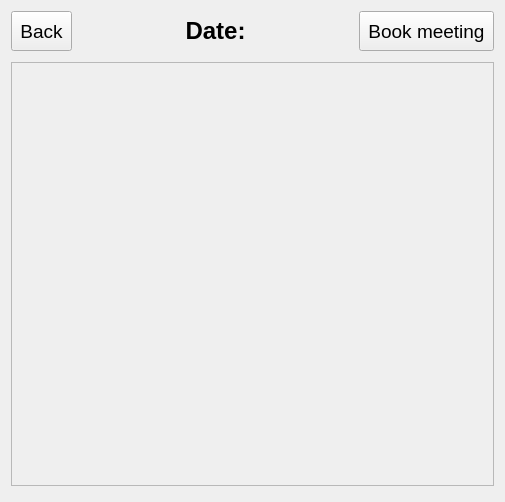
<?xml version="1.0" encoding="UTF-8"?>
<ui version="4.0">
 <class>DetailsViewDialog</class>
 <widget class="QDialog" name="DetailsViewDialog">
  <property name="geometry">
   <rect>
    <x>0</x>
    <y>0</y>
    <width>505</width>
    <height>502</height>
   </rect>
  </property>
  <property name="windowTitle">
   <string>Dialog</string>
  </property>
  <layout class="QVBoxLayout" name="verticalLayout">
   <item>
    <layout class="QHBoxLayout" name="horizontalLayout">
     <property name="spacing">
      <number>14</number>
     </property>
     <item>
      <widget class="QToolButton" name="toolButton">
       <property name="minimumSize">
        <size>
         <width>0</width>
         <height>40</height>
        </size>
       </property>
       <property name="font">
        <font>
         <family>Arial</family>
         <pointsize>14</pointsize>
        </font>
       </property>
       <property name="text">
        <string>Back</string>
       </property>
      </widget>
     </item>
     <item>
      <widget class="QLabel" name="textLabel">
       <property name="font">
        <font>
         <family>Arial</family>
         <pointsize>18</pointsize>
         <weight>75</weight>
         <bold>true</bold>
        </font>
       </property>
       <property name="text">
        <string>Date:</string>
       </property>
       <property name="alignment">
        <set>Qt::AlignCenter</set>
       </property>
      </widget>
     </item>
     <item>
      <widget class="QToolButton" name="toolButton_2">
       <property name="minimumSize">
        <size>
         <width>0</width>
         <height>40</height>
        </size>
       </property>
       <property name="font">
        <font>
         <family>Arial</family>
         <pointsize>14</pointsize>
        </font>
       </property>
       <property name="text">
        <string>Book meeting</string>
       </property>
      </widget>
     </item>
    </layout>
   </item>
   <item>
    <spacer name="verticalSpacer_2">
     <property name="orientation">
      <enum>Qt::Vertical</enum>
     </property>
     <property name="sizeType">
      <enum>QSizePolicy::Minimum</enum>
     </property>
     <property name="sizeHint" stdset="0">
      <size>
       <width>20</width>
       <height>5</height>
      </size>
     </property>
    </spacer>
   </item>
   <item>
    <widget class="QScrollArea" name="meetingsArea">
     <property name="widgetResizable">
      <bool>true</bool>
     </property>
     <widget class="QWidget" name="scrollAreaWidgetContents">
      <property name="geometry">
       <rect>
        <x>0</x>
        <y>0</y>
        <width>479</width>
        <height>394</height>
       </rect>
      </property>
      <property name="styleSheet">
       <string notr="true">vertical {
	border: 1px solid #999999;
     background:white;
     width:10px;
	margin: 0px 0px 0px 0px;
}

handle:vertical {
	background: qlineargradient(x1:0, y1:0, x2:1, y2:0, stop: 0 rgb(32, 47, 130), stop: 0.5 rgb(32, 47, 130), stop:1 rgb(32, 47, 130));
	min-height: 0px;
}

add-line:vertical {
	background: qlineargradient(x1:0, y1:0, x2:1, y2:0,stop: 0 rgb(32, 47, 130), stop: 0.5 rgb(32, 47, 130),  stop:1 rgb(32, 47, 130));
	height: 0px;
	subcontrol-position: bottom;
	subcontrol-origin: margin;
}

sub-line:vertical {
	background: qlineargradient(x1:0, y1:0, x2:1, y2:0,stop: 0  rgb(32, 47, 130), stop: 0.5 rgb(32, 47, 130),  stop:1 rgb(32, 47, 130));
	height: 0 px;
	subcontrol-position: top;
	subcontrol-origin: margin;
}
</string>
      </property>
     </widget>
    </widget>
   </item>
   <item>
    <spacer name="verticalSpacer">
     <property name="orientation">
      <enum>Qt::Vertical</enum>
     </property>
     <property name="sizeType">
      <enum>QSizePolicy::Fixed</enum>
     </property>
     <property name="sizeHint" stdset="0">
      <size>
       <width>20</width>
       <height>5</height>
      </size>
     </property>
    </spacer>
   </item>
  </layout>
 </widget>
 <resources/>
 <connections/>
</ui>
